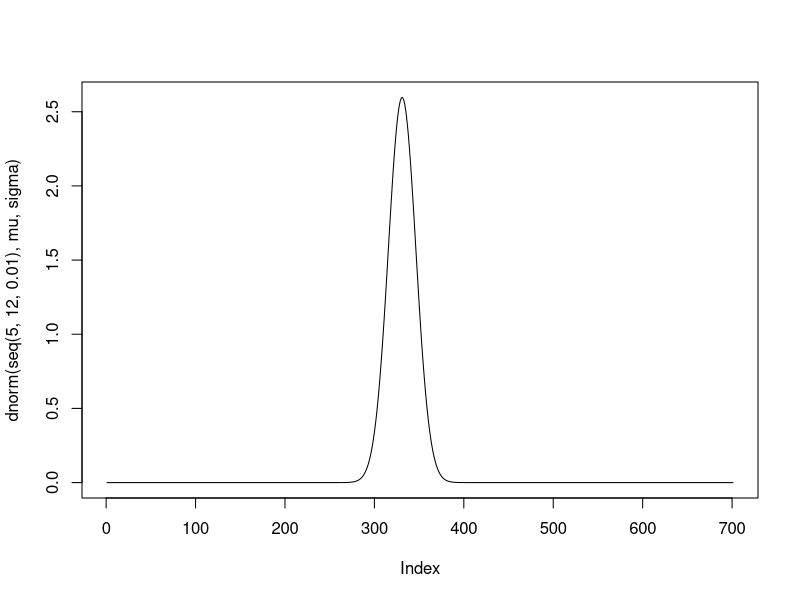

The R script that drew this image:
n = 61
sample_mean = 8.3
sample_sd = 1.2
alpha = 0.01

# Знаем, че извадковото средно е нормално разпределено със
mu = sample_mean
sigma = sample_sd / sqrt(n)
plot(dnorm(seq(5, 12, 0.01), mu, sigma), type="l")
# К.О. там е
x_cr_left = qnorm(alpha/2, mu, sigma)
x_cr_right = qnorm(alpha/2, mu, sigma, lower.tail=FALSE)

mu_hypothesis = 8.5
# Не попада в КО и не отхвърляме хипотезата
p_value = 2 * pnorm(mu_hypothesis, mu, sigma)